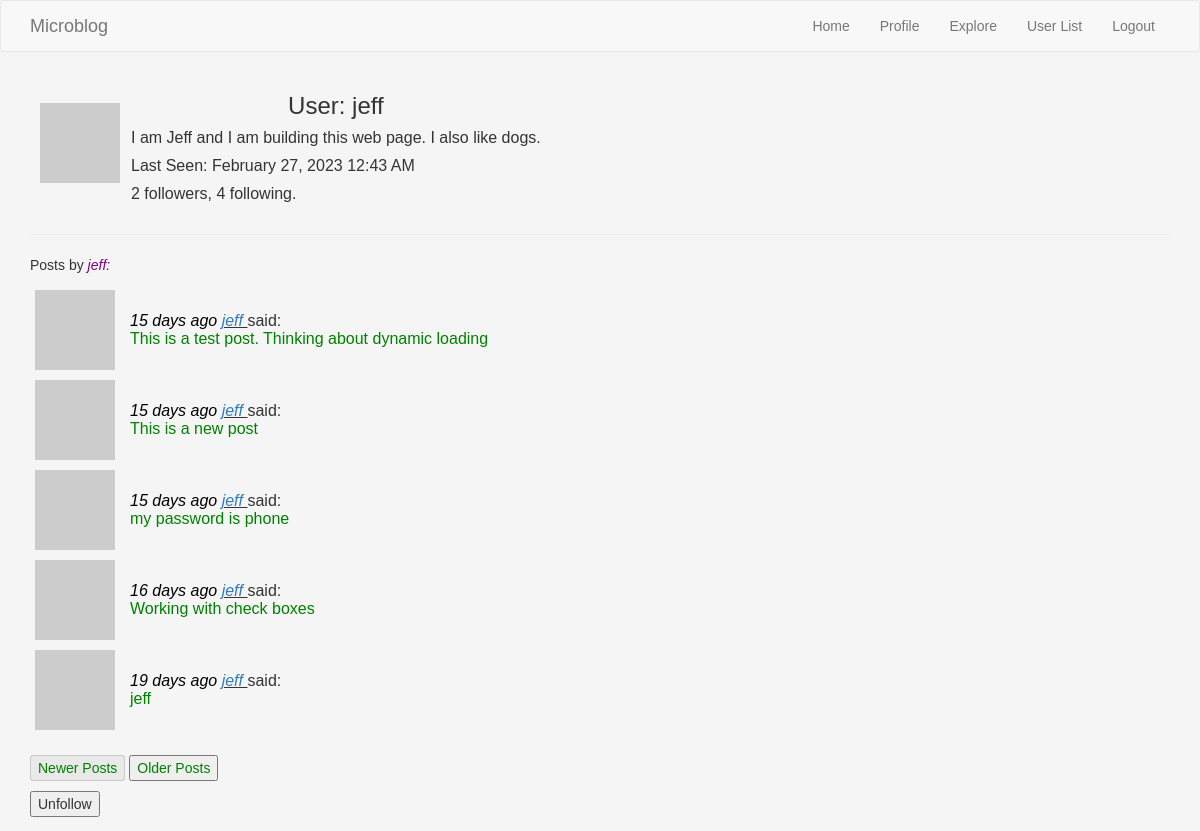
/user/jeff (signed in), run on an earlier commit of the app's database.
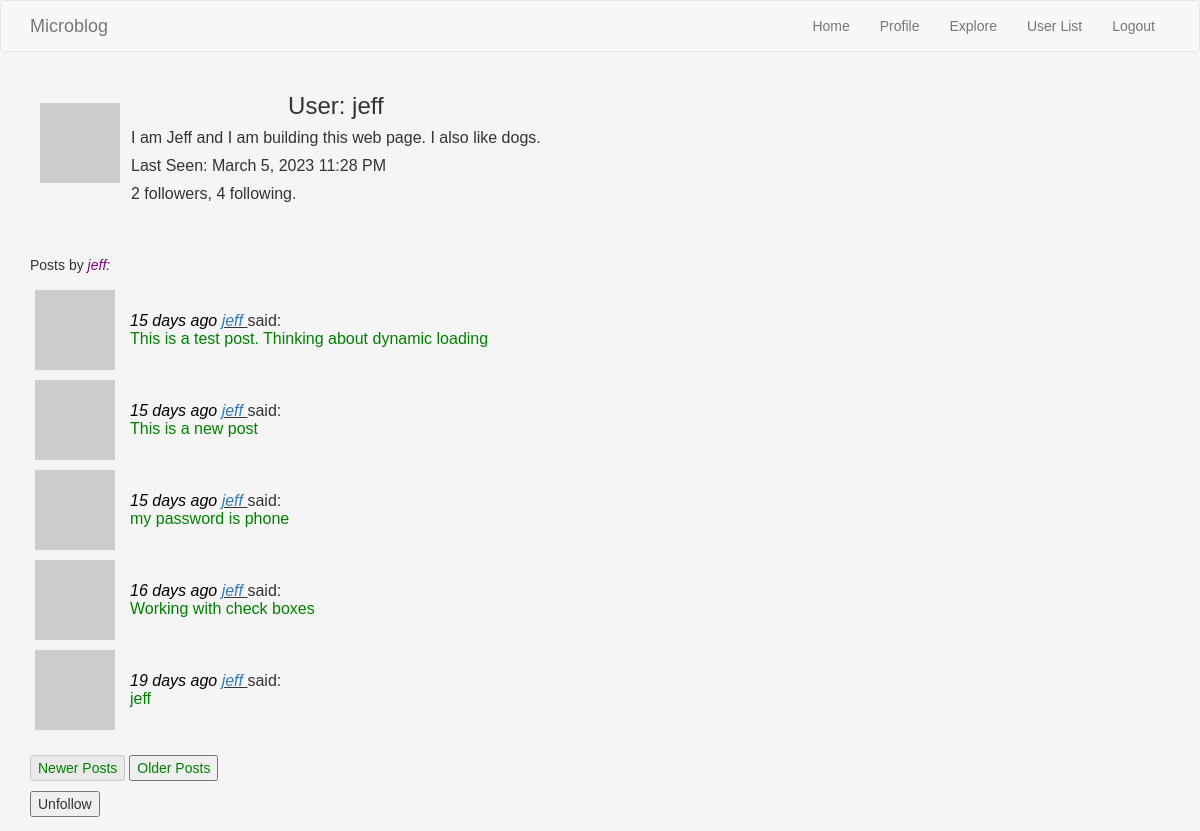
And on a later commit of the database.
### webapp/models.py (models this page shows, shortened)
class User(UserMixin, db.Model):
    id = db.Column(db.Integer, primary_key=True)
    username = db.Column(db.String(64), index=True, unique=True)
    email = db.Column(db.String(120), index=True, unique=True)
    password_hash = db.Column(db.String(128))
    posts = db.relationship('Post', backref='author', lazy='dynamic')
    about_me = db.Column(db.String(140))
    last_seen = db.Column(db.DateTime, default=datetime.utcnow)
    followed = db.relationship(
        'User', secondary=followers,
        primaryjoin=(followers.c.follower_id == id),
        secondaryjoin=(followers.c.followed_id == id),
        backref=db.backref('followers', lazy='dynamic'), lazy='dynamic')
    def is_following(self, user):
        return self.followed.filter(
            followers.c.followed_id == user.id).count() > 0
    def user_posts(self):
        own_posts = Post.query.filter_by(user_id=self.id)
        return own_posts.order_by(Post.timestamp.desc())
    def __repr__(self):
        return '<User {}>'.format(self.username)
    def avatar(self, size):
        digest = md5(self.email.lower().encode('utf-8')).hexdigest()
        return 'https://www.gravatar.com/avatar/{}?d=identicon&s={}'.format(digest, size)

### webapp/main/routes.py (the view)
@bp.route('/user/<username>')
@login_required
def user(username):
    user = User.query.filter_by(username=username).first_or_404()
    page, others, max_pages, posts = get_page_list(user=user,
                                                   others="no",
                                                   page=1)
    form = EmptyForm()
    return render_template('user.html',
                           user=user,
                           posts=posts,
                           page=page,
                           max_pages=max_pages,
                           form=form)

### webapp/main/forms.py
class EmptyForm(FlaskForm):
    submit = SubmitField('Submit')

### webapp/main/routes.py (called while the page is built)
@bp.before_request
def before_request():
    if current_user.is_authenticated:
        current_user.last_seen = datetime.utcnow()
        db.session.commit()

### webapp/models.py (called while the page is built)
@login.user_loader
def load_user(id):
    return User.query.get(int(id))

### webapp/templates/user.html (shortened to what this page needs)
{% extends "base.html" %}
{% block app_content %}
    <table>
        <tr class="userprofile">
            <td class="aboutme avatar"><img src="{{ user.avatar(128) }}" alt="User Avatar"></td>
            <td class="aboutme">
                <h3 class="aboutme">User: {{ user.username }}</h3>
                {% if user.about_me %}<p><span class="aboutme">{{ user.about_me }}</span></p>{% endif %}
                {% if user.last_seen %} <p>Last Seen: {{ moment(user.last_seen).format('LLL') }}</p>{% endif %}
            <p>{{  user.followers.count() }} followers, {{ user.followed.count() }} following.</p></td>
       </tr>
    </table>
    <hr>
    <p>Posts by <span class="blogname"> {{ user.username }}:</span></p>
    {% include '_post_table.html' %}
    <br>
    {% include '_new_old_buttons.html' %}
    {% if user == current_user %}
        <p><a href="{{ url_for('main.edit_profile') }}">Edit your profile</a></p>
        {% else %}
        <p>
            <form action="{{ url_for('main.unfollow', username=user.username) }}" method="post">
                {{ form.submit(value='Unfollow') }}
            </form>
        </p>
    {% endif %}
{% endblock %}

What changed in the data, as far as the page shows it:
changed User "jeff": last_seen "February 27, 2023 12:43 AM" → "March 5, 2023 11:28 PM"
